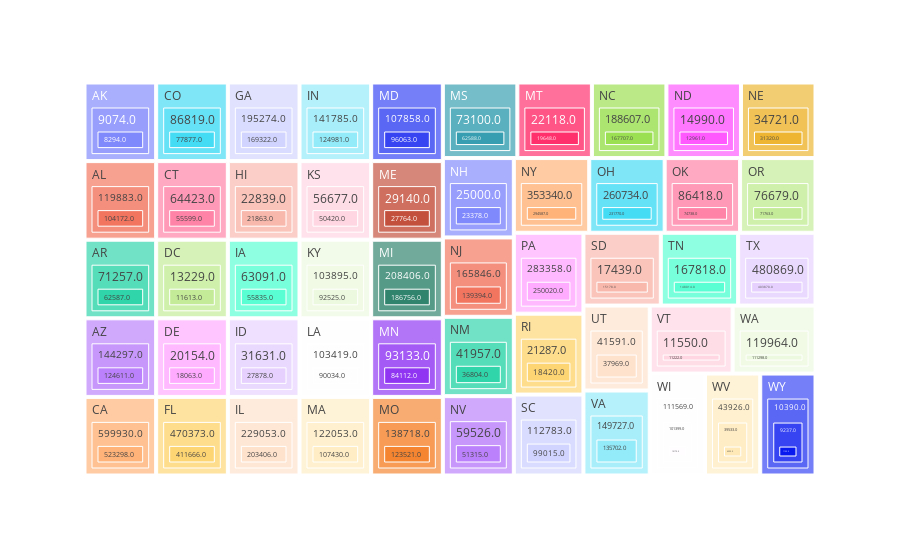

Notebook code cell kept with this figure:
### Code cell
fig=px.treemap(data2, path=['State',"Deaths from All Causes","Deaths from Causes other than COVID-19","Deaths involving COVID-19"])
fig.show()

### Figure 1 — Plotly figure (JSON) as saved in the notebook; plotly's stock layout.template omitted (floating-point values rounded to 4 significant figures; data arrays with more than 128 entries replaced by an {"elided": "..."} marker saying what was removed)
{"data": [{"branchvalues": "total", "domain": {"x": [0, 1], "y": [0, 1]}, "hovertemplate": "labels=%{label}<br>count=%{value}<br>parent=%{parent}<br>id=%{id}<extra></extra>", "ids": {"elided": "204 str values"}, "labels": {"elided": "204 str values"}, "name": "", "parents": {"elided": "204 str values"}, "type": "treemap", "values": {"elided": "204 int values"}}], "layout": {"legend": {"tracegroupgap": 0}, "margin": {"t": 60}}}
